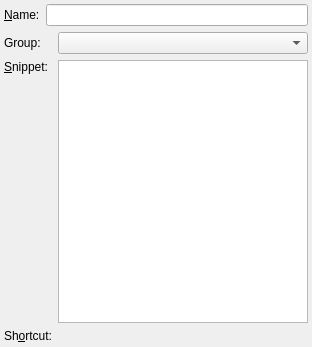
<?xml version="1.0" encoding="UTF-8"?>
<ui version="4.0">
 <class>SnippetDialog</class>
 <widget class="QWidget" name="SnippetDialog">
  <property name="geometry">
   <rect>
    <x>0</x>
    <y>0</y>
    <width>312</width>
    <height>347</height>
   </rect>
  </property>
  <layout class="QVBoxLayout" name="verticalLayout">
   <property name="leftMargin">
    <number>4</number>
   </property>
   <property name="topMargin">
    <number>4</number>
   </property>
   <property name="rightMargin">
    <number>4</number>
   </property>
   <property name="bottomMargin">
    <number>4</number>
   </property>
   <item>
    <layout class="QFormLayout" name="formLayout_2">
     <item row="0" column="0">
      <widget class="QLabel" name="nameLabel">
       <property name="text">
        <string>&amp;Name:</string>
       </property>
       <property name="wordWrap">
        <bool>false</bool>
       </property>
       <property name="buddy">
        <cstring>nameEdit</cstring>
       </property>
      </widget>
     </item>
     <item row="0" column="1">
      <widget class="KLineEdit" name="nameEdit">
              <property name="trapReturnKey">
              <bool>true</bool>
              </property>
      </widget>
     </item>
    </layout>
   </item>
   <item>
    <widget class="QWidget" name="groupWidget" native="true">
     <layout class="QGridLayout" name="gridLayout" rowstretch="0,1,0">
      <property name="leftMargin">
       <number>0</number>
      </property>
      <property name="topMargin">
       <number>0</number>
      </property>
      <property name="rightMargin">
       <number>0</number>
      </property>
      <property name="bottomMargin">
       <number>0</number>
      </property>
      <item row="0" column="0">
       <widget class="QLabel" name="textLabelGroup">
        <property name="text">
         <string comment="Group to which the snippet belongs.">Group:</string>
        </property>
        <property name="wordWrap">
         <bool>false</bool>
        </property>
       </widget>
      </item>
      <item row="0" column="1">
       <widget class="KComboBox" name="groupBox"/>
      </item>
      <item row="1" column="0">
       <widget class="QLabel" name="textLabel">
        <property name="text">
         <string>&amp;Snippet:</string>
        </property>
        <property name="alignment">
         <set>Qt::AlignTop</set>
        </property>
        <property name="wordWrap">
         <bool>false</bool>
        </property>
        <property name="buddy">
         <cstring>snippetText</cstring>
        </property>
       </widget>
      </item>
      <item row="1" column="1">
       <widget class="KPIMTextEdit::PlainTextEditorWidget" name="snippetText">
        <property name="font">
         <font>
          <family>Courier</family>
          <pointsize>11</pointsize>
         </font>
        </property>
       </widget>
      </item>
      <item row="2" column="0">
       <widget class="QLabel" name="keyWidgetLabel">
        <property name="text">
         <string>Sh&amp;ortcut:</string>
        </property>
        <property name="wordWrap">
         <bool>false</bool>
        </property>
        <property name="buddy">
         <cstring>keyWidget</cstring>
        </property>
       </widget>
      </item>
      <item row="2" column="1">
       <widget class="KKeySequenceWidget" name="keyWidget" native="true">
        <property name="sizePolicy">
         <sizepolicy hsizetype="Preferred" vsizetype="Preferred">
          <horstretch>0</horstretch>
          <verstretch>0</verstretch>
         </sizepolicy>
        </property>
       </widget>
      </item>
     </layout>
    </widget>
   </item>
  </layout>
 </widget>
 <customwidgets>
  <customwidget>
   <class>KKeySequenceWidget</class>
   <extends>QWidget</extends>
   <header>kkeysequencewidget.h</header>
  </customwidget>
  <customwidget>
   <class>KComboBox</class>
   <extends>QComboBox</extends>
   <header>kcombobox.h</header>
  </customwidget>
  <customwidget>
   <class>KLineEdit</class>
   <extends>QLineEdit</extends>
   <header>klineedit.h</header>
  </customwidget>
  <customwidget>
   <class>KPIMTextEdit::PlainTextEditorWidget</class>
   <extends>QTextEdit</extends>
   <header>kpimtextedit/plaintexteditorwidget.h</header>
  </customwidget>
 </customwidgets>
 <resources/>
 <connections/>
</ui>
